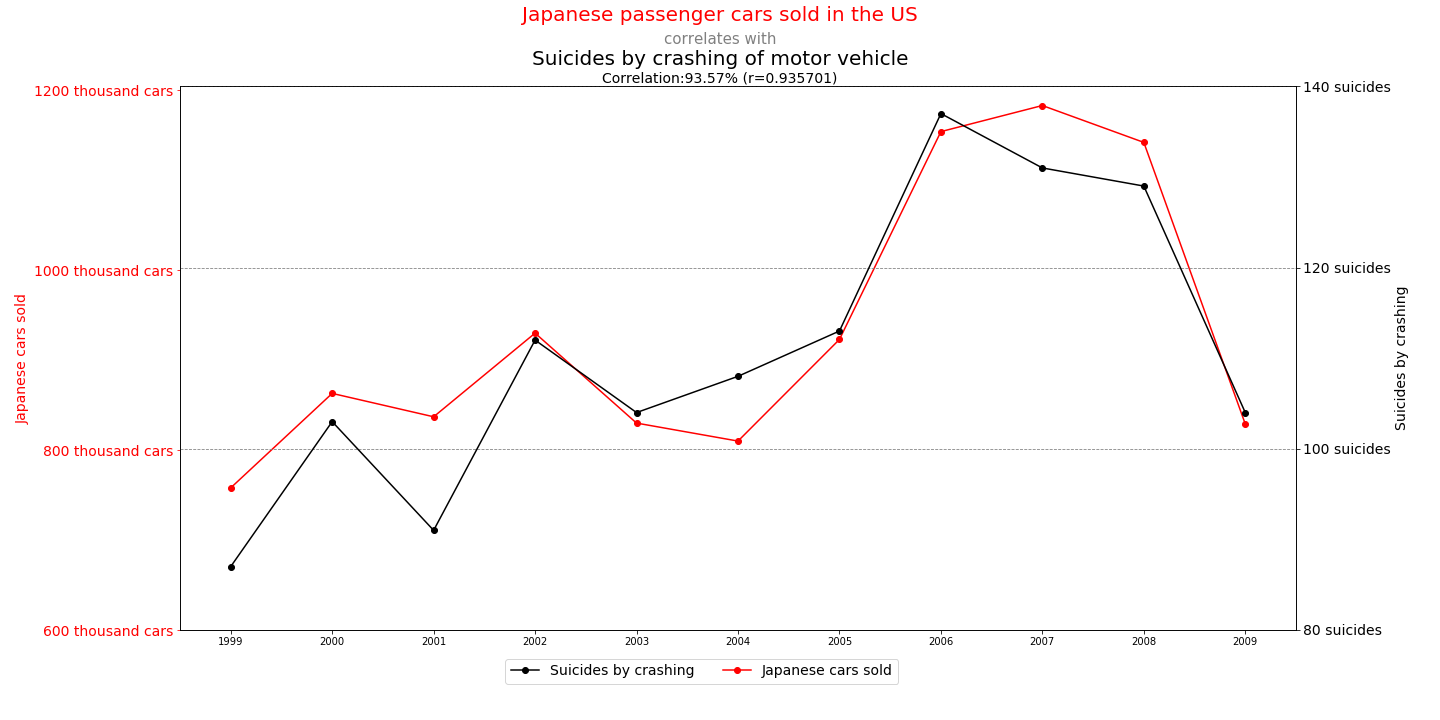

Write the Python code that produced this figure.
#smooth? not the same shape?
import matplotlib.pyplot as plt
import pandas as pd
import numpy as np

#import data
data = pd.read_csv('./task21.csv')

fig, ax1 = plt.subplots(1, 1, figsize=(20, 10))
fig.text(0.5, 0.94, "Japanese passenger cars sold in the US\n", ha="center", fontsize=20,color="red")
fig.text(0.5, 0.915, "correlates with\n", ha="center", fontsize=15, color="gray")
fig.text(0.5,0.91,"Suicides by crashing of motor vehicle", ha="center", fontsize=20, color="black")
#plt.title('Japanese passenger cars sold in the US\n correlates with\n Suicides by crashing of motor vehicle', y=1.06, fontsize = 25)
plt.suptitle('Correlation:93.57% (r=0.935701)', y=0.9, fontsize=14)


line1, = ax1.plot(data.year, data.japanese_cars_sold, '-o', c = 'r')
ax1.set_ylabel("Japanese cars sold", fontsize = 14)
ax1.set_xticks(np.arange(1999, 2010, step=1))
#ax1.xaxis.set_tick_params(labeltop=True)
ax1.yaxis.label.set_color('red')
ax1.set_yticks(np.arange(600, 1201, step=200))
ax1.tick_params(axis='y', colors = 'r')
ax1.set_yticklabels(['600 thousand cars','800 thousand cars', '1000 thousand cars', '1200 thousand cars'], fontsize = 14)

ax2 = ax1.twinx()
line2, = ax2.plot(data.year, data.suicides_by_crashing, '-o', c = 'k')
ax2.set_ylabel("Suicides by crashing", fontsize = 14)
ax2.set_yticks(np.arange(80, 141, step=20))
ax2.set_yticklabels(['80 suicides','100 suicides', '120 suicides', '140 suicides'], fontsize = 14)

plt.grid(linestyle="--", color='grey')

ax2.legend((line2, line1), ("Suicides by crashing", "Japanese cars sold"), bbox_to_anchor=(0.65, -0.04), ncol = 2, fontsize = 14)
plt.savefig('task21.png')